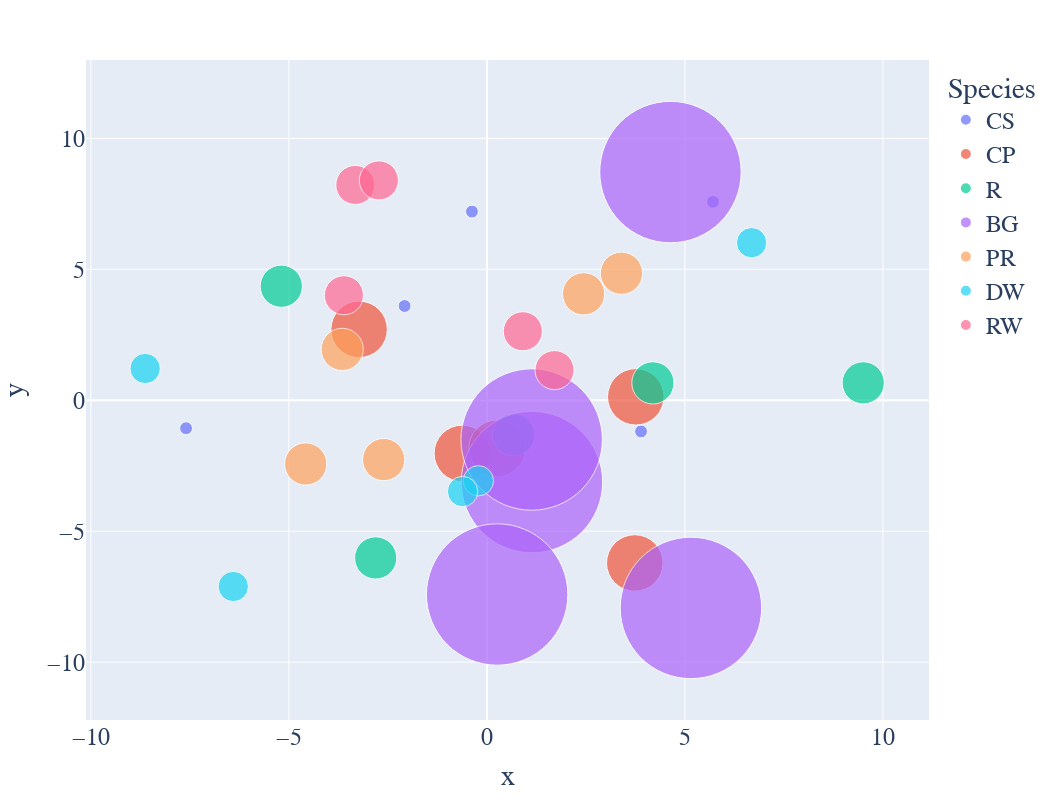

Notebook code cell kept with this figure:
### Code cell
# 冒泡散点图
fig = px.scatter(df,
        x="x",  # 横坐标
        y="y",  # 纵坐标
        color="Species",  # 区分颜色
        size="num",  # 区分圆的大小
        size_max=100,  # 散点/大小
        )
fig.update_layout(
    height=1000,
    width=1000,
    scene=dict(
        xaxis=dict(tickmode='auto',nticks=5, range=[-5, 5],autorange=False,),
        yaxis=dict(tickmode='auto',nticks=5, range=[-5, 5],autorange=False,),
        aspectratio=dict(x=1, y=1)
        ),)
fig.update_layout(font=dict(family='Times New Roman',
                        size=24), width=1050, height=800)
#     margin=dict(r=0, l=0, b=0, t=0))

### Figure 1 — Plotly figure (JSON) as saved in the notebook; plotly's stock layout.template omitted (floating-point values rounded to 4 significant figures)
{"data": [{"hovertemplate": "Species=CS<br>x=%{x}<br>y=%{y}<br>num=%{marker.size}<extra></extra>", "legendgroup": "CS", "marker": {"color": "#636efa", "size": [1, 1, 1, 1, 1], "sizemode": "area", "sizeref": 0.0121, "symbol": "circle"}, "mode": "markers", "name": "CS", "orientation": "v", "showlegend": true, "type": "scatter", "x": [-7.595, 5.709, -0.3777, -2.078, 3.892], "xaxis": "x", "y": [-1.067, 7.575, 7.206, 3.599, -1.19], "yaxis": "y"}, {"hovertemplate": "Species=CP<br>x=%{x}<br>y=%{y}<br>num=%{marker.size}<extra></extra>", "legendgroup": "CP", "marker": {"color": "#EF553B", "size": [19.3, 19.3, 19.3, 19.3, 19.3], "sizemode": "area", "sizeref": 0.0121, "symbol": "circle"}, "mode": "markers", "name": "CP", "orientation": "v", "showlegend": true, "type": "scatter", "x": [-3.227, -0.6205, 0.2577, 3.758, 3.733], "xaxis": "x", "y": [2.707, -2.03, -1.833, 0.1312, -6.213], "yaxis": "y"}, {"hovertemplate": "Species=R<br>x=%{x}<br>y=%{y}<br>num=%{marker.size}<extra></extra>", "legendgroup": "R", "marker": {"color": "#00cc96", "size": [10.79, 10.79, 10.79, 10.79, 10.79], "sizemode": "area", "sizeref": 0.0121, "symbol": "circle"}, "mode": "markers", "name": "R", "orientation": "v", "showlegend": true, "type": "scatter", "x": [-5.191, -2.808, 0.6732, 9.501, 4.191], "xaxis": "x", "y": [4.356, -6.022, -1.321, 0.6644, 0.6638], "yaxis": "y"}, {"hovertemplate": "Species=BG<br>x=%{x}<br>y=%{y}<br>num=%{marker.size}<extra></extra>", "legendgroup": "BG", "marker": {"color": "#ab63fa", "size": [121, 121, 121, 121, 121], "sizemode": "area", "sizeref": 0.0121, "symbol": "circle"}, "mode": "markers", "name": "BG", "orientation": "v", "showlegend": true, "type": "scatter", "x": [1.137, 0.2591, 5.151, 1.13, 4.634], "xaxis": "x", "y": [-3.125, -7.418, -7.932, -1.499, 8.715], "yaxis": "y"}, {"hovertemplate": "Species=PR<br>x=%{x}<br>y=%{y}<br>num=%{marker.size}<extra></extra>", "legendgroup": "PR", "marker": {"color": "#FFA15A", "size": [10.79, 10.79, 10.79, 10.79, 10.79], "sizemode": "area", "sizeref": 0.0121, "symbol": "circle"}, "mode": "markers", "name": "PR", "orientation": "v", "showlegend": true, "type": "scatter", "x": [2.442, -3.653, -2.606, 3.397, -4.576], "xaxis": "x", "y": [4.064, 1.943, -2.265, 4.851, -2.433], "yaxis": "y"}, {"hovertemplate": "Species=DW<br>x=%{x}<br>y=%{y}<br>num=%{marker.size}<extra></extra>", "legendgroup": "DW", "marker": {"color": "#19d3f3", "size": [5.577, 5.577, 5.577, 5.577, 5.577], "sizemode": "area", "sizeref": 0.0121, "symbol": "circle"}, "mode": "markers", "name": "DW", "orientation": "v", "showlegend": true, "type": "scatter", "x": [-0.2151, -6.404, -8.629, 6.683, -0.6145], "xaxis": "x", "y": [-3.076, -7.112, 1.213, 6.017, -3.485], "yaxis": "y"}, {"hovertemplate": "Species=RW<br>x=%{x}<br>y=%{y}<br>num=%{marker.size}<extra></extra>", "legendgroup": "RW", "marker": {"color": "#FF6692", "size": [9.227, 9.227, 9.227, 9.227, 9.227], "sizemode": "area", "sizeref": 0.0121, "symbol": "circle"}, "mode": "markers", "name": "RW", "orientation": "v", "showlegend": true, "type": "scatter", "x": [-3.322, -3.611, 0.9069, -2.728, 1.707], "xaxis": "x", "y": [8.223, 4.01, 2.634, 8.396, 1.151], "yaxis": "y"}], "layout": {"font": {"family": "Times New Roman", "size": 24}, "height": 800, "legend": {"itemsizing": "constant", "title": {"text": "Species"}, "tracegroupgap": 0}, "margin": {"t": 60}, "scene": {"aspectratio": {"x": 1, "y": 1}, "xaxis": {"autorange": false, "nticks": 5, "range": [-5, 5], "tickmode": "auto"}, "yaxis": {"autorange": false, "nticks": 5, "range": [-5, 5], "tickmode": "auto"}}, "width": 1050, "xaxis": {"anchor": "y", "domain": [0, 1], "title": {"text": "x"}}, "yaxis": {"anchor": "x", "domain": [0, 1], "title": {"text": "y"}}}}
